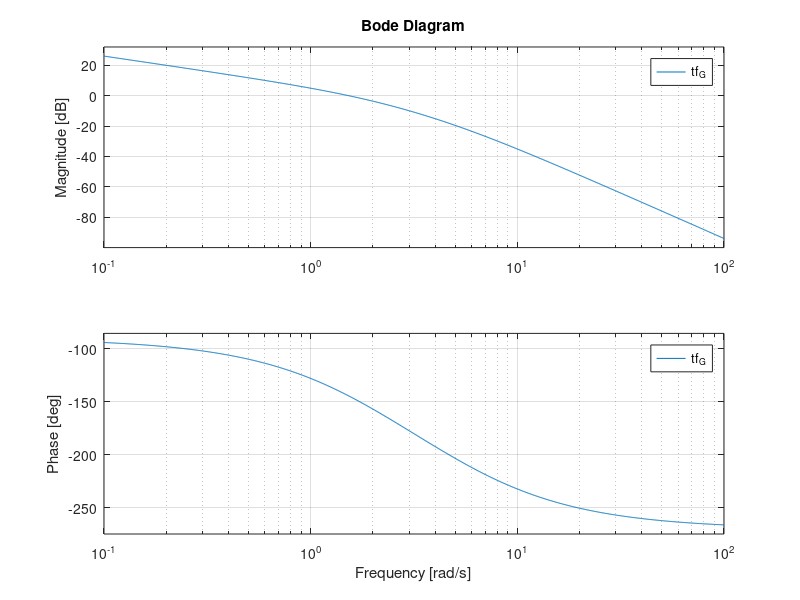

Source code (MATLAB): (Note: this script raises an error after producing the figure.)
close all

%% System 1

s=tf('s');
tf_G = 20/(s*(s+2)*(s+5));
figure
bode(tf_G)

figure
n = nyquistplot(tf_G);
setoptions(n,'ShowFullContour', 'off')
grid on

%% P1 - Question 01

% Actuator 1 - Dead zone

A = linspace(0,5,1000);

for i=1:length(A)
    N_A_actuator1(i) = 2-(4/pi)*(asin(1/(2*A(i))) + (1/(2*A(i)))*sqrt(1-1/(4*A(i)^2)));
end

inv_N_A_actuator1 = -1./N_A_actuator1;

figure (1)
plot(A, N_A_actuator1)


% Actuator 2 - Saturation with Dead zone

for i=1:length(A)
    N_A_actuator2(i) = 4/(pi*A(i))*sqrt(1-1/A(i)^2);
end

inv_N_A_actuator2 = -1./N_A_actuator2;

figure (2)
plot(A, N_A_actuator2)


% Actuator 3 - Histeresis relay

for i=1:length(A)
    N_A_actuator3(i) = 2/(pi*A(i))*exp(-1i*asin(2/A(i)));
end

inv_N_A_actuator3 = -1./N_A_actuator3;

figure (3)
plot(A, N_A_actuator3)

% Nyquist plot
figure (4)
n = nyquistplot(tf_G);
setoptions(n,'ShowFullContour', 'off')
hold on
plot( real(inv_N_A_actuator1) , imag(inv_N_A_actuator1), LineWidth=2)
plot( real(inv_N_A_actuator2) , imag(inv_N_A_actuator2), LineWidth=2)
plot( real(inv_N_A_actuator3) , imag(inv_N_A_actuator3), LineWidth=2)
legend('System 1', 'Actuator 1', 'Actuator 2', 'Actuator 3')
axis([-1.5 -0.5 -5 10])
hold off
%%

[para.A, para.B, para.C, para.D] = tf2ss([20],[1, 7, 10, 0]);

para.type = 0;

% Intervalo de Simulação
interval = [0 40];
x0 = [0 0 0];

% Solver ODE45
[t, y] = ode45(@(t, x) SystemProblem01(t, x, para), interval, x0);

% Create VideoWriter object
v = VideoWriter('state_space_trajectory', 'MPEG-4');
v.FrameRate = 30; % Frames per second
open(v); % Open video file

figure;
grid on;
hold on;

% Label axes
xlabel('$x_1$', 'Interpreter', 'latex', 'FontSize', 12);
ylabel('$x_2$', 'Interpreter', 'latex', 'FontSize', 12);
title('State Space Trajectory', 'FontSize', 14);

% Fix the axis limits (adjust according to your system dynamics)

% Plot dynamically
for i = 1:length(t)
    cla;
    % Plot trajectory up to the current point (excluding previous trajectory)
    plot(y(1:i,1), y(1:i,2), 'b-', 'LineWidth', 1); 
    hold on;
    
    % Highlight current point
    plot(y(i,1), y(i,2), 'ro', 'MarkerSize', 3, 'MarkerFaceColor', 'r');
    % Capture frame and write to video
    frame = getframe(gcf); % Capture the current frame
    writeVideo(v, frame);   % Write the frame to video file

    pause(0.05); % Pause to create animation effect
end

% Close video file
close(v);

hold off;


%% P1 - Question 02

% Popov Criteria

% Define the frequency range
omega = logspace(-3, 4, 100000);  % Frequency range (logarithmic scale)

% Define the transfer function G(jw)
Gjw = 20 ./ (-1j * omega.^3 - 7 * omega.^2 + 1j * 10 * omega);  % Transfer function G(jw)

% Real and Imaginary parts of G(jw)
X = real(Gjw);
Y = imag(Gjw).*omega;

% Plot Imag(Gjw)*w x Real(Gjw)
figure;
plot(X, Y, 'LineWidth',2);
axis([min(X)/2 max(X)/2 min(Y)/2+0.5 max(Y)/2+0.5]);
grid on;
title('System G(j \omega)');
xlabel('Re(G(j\omega))');
ylabel('Im(G(j\omega)) \cdot \omega');

% Define q values - slope of Popov line (1/q)
q_values = linspace(0,1,20); % Example slopes for Popov line
K_max_values = zeros(size(q_values)); % Store max K for each lambda

% Loop through each slope q
for i = 1:length(q_values)
    q = q_values(i);
    
    % Possible gains
    K_range = linspace(0, 4, 100); % Range of K to test
    valid_K = 0; % Store the largest gain
    
    % Evaluate the Popov inequality
    for K = K_range
        Popov_inequality = X - q * Y + 1/K;
        
        % Check if the inequality is satisfied for all frequencies
        if all(Popov_inequality > 0)
            valid_K = K;
        else
            break
        end
    end
    
    % Store the largest valid K for this slope
    K_max_values(i) = valid_K;
end


cmap = jet(length(K_max_values)); % Create a colormap based on the number of K_max_values

% Loop through each K in K_max_values
legend_entries = cell(1,size(K_max_values,2));
legend_entries{1} = sprintf('System G');

figure
plot(X, Y, 'LineWidth',2);
hold on
for i = 1:length(K_max_values)
    K = K_max_values(i);  % Get the current K value
    q = q_values(i);
    
    % Normalize K to map to the colormap
    normalized_K = (K - min(K_max_values)) / (max(K_max_values) - min(K_max_values));  % Normalize K for colormap
    
    % Calculate the Popov line
    line = (X + 1 / K) ./ q;
    
    % Plot the line with color corresponding to K
    plot(X, line, 'LineWidth', 0.5, 'Color', cmap(round(normalized_K * (length(K_max_values) - 1)) + 1, :));  % Color varies with K

    % Add a legend entry for the current K value
    legend_entries{i+1} = sprintf('K = %.3f, q = %.3f', K, q);
end

% Add the legend with all entries
legend(legend_entries, 'Location', 'Best');

% Axis properties
axis([min(X)/2 max(X)/2 min(Y)/2+0.5 max(Y)/2+0.5]);
grid on;
xlabel('Re(G(j\omega))');
ylabel('Im(G(j\omega)) \cdot \omega');
hold off;

% Plot effect of q on Maximum Gain K
figure;
plot(q_values, K_max_values, '-o', 'LineWidth', 2);
xlabel('q');
ylabel('Maximum K');
title('Effect of q on maximum K');
grid on;

% Plot K max line
[k_max, idx] = max(K_max_values);
line = (X + 1 / k_max) ./ q_values(idx);

figure
plot(X, Y, 'LineWidth',2);
hold on
plot(X, line, 'LineWidth', 1);
plot(-1/k_max, 0, 'bo')
hold off
legend('System G', 'Popov Line', sprintf('K = %.3f, q = %.3f', k_max, q_values(idx)))
axis([min(X)/2 max(X)/2 min(Y)/2+0.5 max(Y)/2+0.5]);
grid on;
xlabel('Re(G(j\omega))');
ylabel('Im(G(j\omega)) \cdot \omega');

% Conclusions
fprintf('P1 - Question 02\n')
fprintf('Popov Criteria\n');
fprintf('Interval K - [0, %.3f]\n', max(K_max_values));


figure
grid on
hold on;
axis([min(X)/2 max(X)/2 min(Y)/2+0.5 max(Y)/2+0.5]);
xlabel('Re(G(j\omega))');
ylabel('Im(G(j\omega)) \cdot \omega');
% Initialize video writer
v = VideoWriter('PopovCriteria', 'MPEG-4');
open(v);

% Plot the initial (blue) line first
plot(X, Y, 'LineWidth', 2, 'Color', 'b')

last_line = [];

% Loop para plotar cada linha
for i = 1:length(K_max_values)
    
    % Se já existe uma linha anterior, atualize ela para cinza
    if i > 1
        set(last_line, 'Color', [0.5 0.5 0.5], 'LineWidth', 0.5);  % Alterar a cor para cinza
    end
    
    K = K_max_values(i);  % Obter o valor de K atual
    q = q_values(i);  % Obter o valor de q atual
    
    % Calcular a linha Popov
    line = (X + 1 / K) ./ q;
    
    % Plotar a linha atual em azul
    last_line = plot(X, line, 'LineWidth', 1, 'Color', 'r');  % Armazenar o handle da linha
    
    % Capturar o quadro e escrever no vídeo
    frame = getframe(gcf);  % Captura o quadro atual
    writeVideo(v, frame);   % Grava o quadro no arquivo de vídeo
    
    % Pausar para efeito de animação
    pause(3);
end

% Close video file after the loop
close(v);

%%

K_values = [-1 -2 -3 -4];

[para.A, para.B, para.C, para.D] = tf2ss([20],[1, 7, 10, 0]);

para.type = 1;

figure;
grid on;
hold on;

% Fix the axis limits (adjust according to your system dynamics)

% Plot dynamically
for i = 1:length(K_values)
    
    % Value of gain
    para.K = K_values(i);

    % Intervalo de Simulação
    interval = [0 10];
    x0 = [1 1 1];
    
    % Solver ODE45
    [t, y] = ode45(@(t, x) SystemProblem01(t, x, para), interval, x0);

    % Plot trajectory up to the current point (excluding previous trajectory)
    plot(t,y(:,3), '-', 'LineWidth', 1); 
    hold on;
end

ylabel("x_3")
xlabel("time (s)")

hold off;

%% P2 - Question 01


%% P2 - Question 02

% --------- Specific case
% Control law 
K = -10;
v = 0;

% Intervalo de Simulação
interval = [0 1];
x0 = [1 1 1 0];

% Solver ODE45
[t, y] = ode45(@(t, x) SystemProblem02(t, x, @(x) ControlLawIOFL(x, K, v)), interval, x0);

s = zeros(size(y,1),1);
for i=1:size(y,1)
    s(i) = y(i,1)+y(i,2)+y(i,3);
end

% Plot results
figure;
subplot(2, 1, 1);
plot(t, y(:, 2), 'LineWidth',1.5);
xlabel('Time (s)');
ylabel('Output (x_2)');
legend('x_2');

subplot(2, 1, 2);
plot(t, y(:, 4), 'LineWidth',1.5); % Plota a ação de controle
xlabel('Time (s)');
ylabel('Control Action');


% --------- different poles

K_values = [-10 -12 -14 -16];

figure
% Preallocate legend entries for each subplot
legend_entries = cell(1, length(K_values));

% Create subplots
subplot(2, 1, 1);
hold on;

subplot(2, 1, 2);
hold on;

for i=1:length(K_values)

    % Control law 
    K = K_values(i);
    v = 0;
    
    % Intervalo de Simulação
    interval = [0 1];
    x0 = [1 1 1 0];
    
    % Solver ODE45
    [t, y] = ode45(@(t, x) SystemProblem02(t, x, @(x) ControlLawIOFL(x, K, v)), interval, x0);
    
    % Plot x_2
    subplot(2, 1, 1);
    plot(t, y(:, 2), 'LineWidth',1.5);
    
    % Plot control action
    subplot(2, 1, 2);
    plot(t, y(:, 4), 'LineWidth',1.5);

    % Update legend entries
    legend_entries{i} = sprintf('K = %.1f', K); % Use LaTeX for Φ

end

subplot(2, 1, 1);
legend(legend_entries, 'Location', 'Best');
xlabel('Time (s)');
ylabel('Output (x_2)');
grid on;

subplot(2, 1, 2);
legend(legend_entries, 'Location', 'Best');
xlabel('Time (s)');
ylabel('Control Action');
grid on;

hold off


%% P2 - Question 03

% --------- Specific case
% Control law 
Phi = 1.5;
eta = 1;
rho = 0.1;
K = [0.25 0.25 -1];

% Intervalo de Simulação
interval = [0 8];
x0 = [2 2 2 0];

% Solver ODE45
[t, y] = ode45(@(t, x) SystemProblem02(t, x, @(x) ControlLawSlidingSurface(x, Phi, eta, rho, K)), interval, x0);

s = zeros(size(y,1),1);
for i=1:size(y,1)
    s(i) = y(i,1)+y(i,2)+y(i,3);
end

% Plot results
figure;
subplot(3, 1, 1);
plot(t, y(:, 1:3));
xlabel('Time (s)');
ylabel('States');
legend('x_1', 'x_2', 'x_3');

subplot(3, 1, 2);
plot(t, y(:, 4)); % Plota a ação de controle
xlabel('Time (s)');
ylabel('Control Action');

subplot(3, 1, 3);
plot(t, s); % Plota a ação de controle
xlabel('Time (s)');
ylabel('Sliding surface (s)');


% --------- Changing the value of Phi
% Control law 
Phi_values = [0.1 1 2 4];

figure

% Preallocate legend entries for each subplot
legend_entries = cell(1, length(Phi_values));

% Create subplots
subplot(3, 1, 1);
hold on;

subplot(3, 1, 2);
hold on;

subplot(3, 1, 3);
hold on;


for i = 1:length(Phi_values)
    Phi = Phi_values(i);
    eta = 0.1;
    rho = 0.1;
    K = [0.25 0.25 -1];
    
    % Intervalo de Simulação
    interval = [0 8];
    x0 = [2 2 2 0];
    
    % Solver ODE45
    [t, y] = ode45(@(t, x) SystemProblem02(t, x, @(x) ControlLawSlidingSurface(x, Phi, eta, rho, K)), interval, x0);
    
    s = zeros(size(y,1),1);
    for j = 1:size(y,1)
        s(j) = y(j,1) + y(j,2) + y(j,3);
    end
    
    % Plot x_2
    subplot(3, 1, 1);
    plot(t, y(:, 2));
    
    % Plot control action
    subplot(3, 1, 2);
    plot(t, y(:, 4));
    
    subplot(3, 1, 3);
    plot(t, s);

    % Update legend entries
    legend_entries{i} = sprintf('\\Phi = %.1f', Phi); % Use LaTeX for Φ
end

subplot(3, 1, 1);
legend(legend_entries, 'Location', 'Best');
xlabel('Time (s)');
ylabel('State x_2');
grid on;

subplot(3, 1, 2);
legend(legend_entries, 'Location', 'Best');
xlabel('Time (s)');
ylabel('Control Action');
grid on;

subplot(3, 1, 3);
legend(legend_entries, 'Location', 'Best');
xlabel('Time (s)');
ylabel('Sliding surface (s)');
grid on;

hold off;

% --------- Changing the value of Eta
% Control law 
eta_values = [0.1 0.5 1 1.5];

figure

% Preallocate legend entries for each subplot
legend_entries = cell(1, length(Phi_values));

% Create subplots
subplot(3, 1, 1);
hold on;

subplot(3, 1, 2);
hold on;

subplot(3, 1, 3);
hold on;


for i = 1:length(eta_values)
    eta = eta_values(i);
    Phi = 1;
    rho = 0.1;
    K = [0.25 0.25 -1];
    
    % Intervalo de Simulação
    interval = [0 8];
    x0 = [2 2 2 0];
    
    % Solver ODE45
    [t, y] = ode45(@(t, x) SystemProblem02(t, x, @(x) ControlLawSlidingSurface(x, Phi, eta, rho, K)), interval, x0);
    
    s = zeros(size(y,1),1);
    for j = 1:size(y,1)
        s(j) = y(j,1) + y(j,2) + y(j,3);
    end
    
    % Plot x_2
    subplot(3, 1, 1);
    plot(t, y(:, 2));
    
    % Plot control action
    subplot(3, 1, 2);
    plot(t, y(:, 4));
    
    subplot(3, 1, 3);
    plot(t, s);

    % Update legend entries
    legend_entries{i} = sprintf('\\eta = %.1f', eta);
end

subplot(3, 1, 1);
legend(legend_entries, 'Location', 'Best');
xlabel('Time (s)');
ylabel('State x_2');
grid on;

subplot(3, 1, 2);
legend(legend_entries, 'Location', 'Best');
xlabel('Time (s)');
ylabel('Control Action');
grid on;

subplot(3, 1, 3);
legend(legend_entries, 'Location', 'Best');
xlabel('Time (s)');
ylabel('Sliding surface (s)');
grid on;

hold off;


